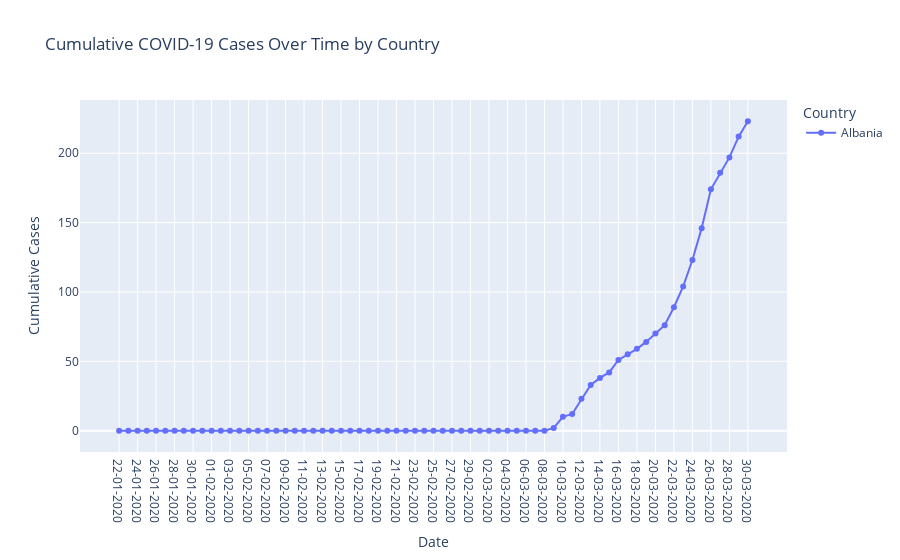

Here is the notebook cell this chart was saved with:
### Markdown cell above
Data Distribution using Line Chart

### Code cell
# Line Chart - Cumulative Cases Over Time with Markers
fig_line = px.line(df, x='Date', y='Cumulative_cases', color='Country',
                   labels={'Cumulative_cases': 'Cumulative Cases'},
                   title='Cumulative COVID-19 Cases Over Time by Country',
                   markers=True)  # Set markers to True to display data points

# Show the line chart
fig_line.show()

### Figure 1 — Plotly figure (JSON) as saved in the notebook; plotly's stock layout.template omitted (floating-point values rounded to 4 significant figures)
{"data": [{"hovertemplate": "Country=Albania<br>Date=%{x}<br>Cumulative Cases=%{y}<extra></extra>", "legendgroup": "Albania", "line": {"color": "#636efa", "dash": "solid"}, "marker": {"symbol": "circle"}, "mode": "lines+markers", "name": "Albania", "orientation": "v", "showlegend": true, "type": "scatter", "x": ["22-01-2020", "23-01-2020", "24-01-2020", "25-01-2020", "26-01-2020", "27-01-2020", "28-01-2020", "29-01-2020", "30-01-2020", "31-01-2020", "01-02-2020", "02-02-2020", "03-02-2020", "04-02-2020", "05-02-2020", "06-02-2020", "07-02-2020", "08-02-2020", "09-02-2020", "10-02-2020", "11-02-2020", "12-02-2020", "13-02-2020", "14-02-2020", "15-02-2020", "16-02-2020", "17-02-2020", "18-02-2020", "19-02-2020", "20-02-2020", "21-02-2020", "22-02-2020", "23-02-2020", "24-02-2020", "25-02-2020", "26-02-2020", "27-02-2020", "28-02-2020", "29-02-2020", "01-03-2020", "02-03-2020", "03-03-2020", "04-03-2020", "05-03-2020", "06-03-2020", "07-03-2020", "08-03-2020", "09-03-2020", "10-03-2020", "11-03-2020", "12-03-2020", "13-03-2020", "14-03-2020", "15-03-2020", "16-03-2020", "17-03-2020", "18-03-2020", "19-03-2020", "20-03-2020", "21-03-2020", "22-03-2020", "23-03-2020", "24-03-2020", "25-03-2020", "26-03-2020", "27-03-2020", "28-03-2020", "29-03-2020", "30-03-2020"], "xaxis": "x", "y": [0, 0, 0, 0, 0, 0, 0, 0, 0, 0, 0, 0, 0, 0, 0, 0, 0, 0, 0, 0, 0, 0, 0, 0, 0, 0, 0, 0, 0, 0, 0, 0, 0, 0, 0, 0, 0, 0, 0, 0, 0, 0, 0, 0, 0, 0, 0, 2, 10, 12, 23, 33, 38, 42, 51, 55, 59, 64, 70, 76, 89, 104, 123, 146, 174, 186, 197, 212, 223], "yaxis": "y"}], "layout": {"autosize": true, "legend": {"title": {"text": "Country"}, "tracegroupgap": 0}, "title": {"text": "Cumulative COVID-19 Cases Over Time by Country"}, "xaxis": {"anchor": "y", "autorange": true, "domain": [0, 1], "range": [-4.132, 72.13], "title": {"text": "Date"}, "type": "category"}, "yaxis": {"anchor": "x", "autorange": true, "domain": [0, 1], "range": [-20.0, 243.0], "title": {"text": "Cumulative Cases"}, "type": "linear"}}}
